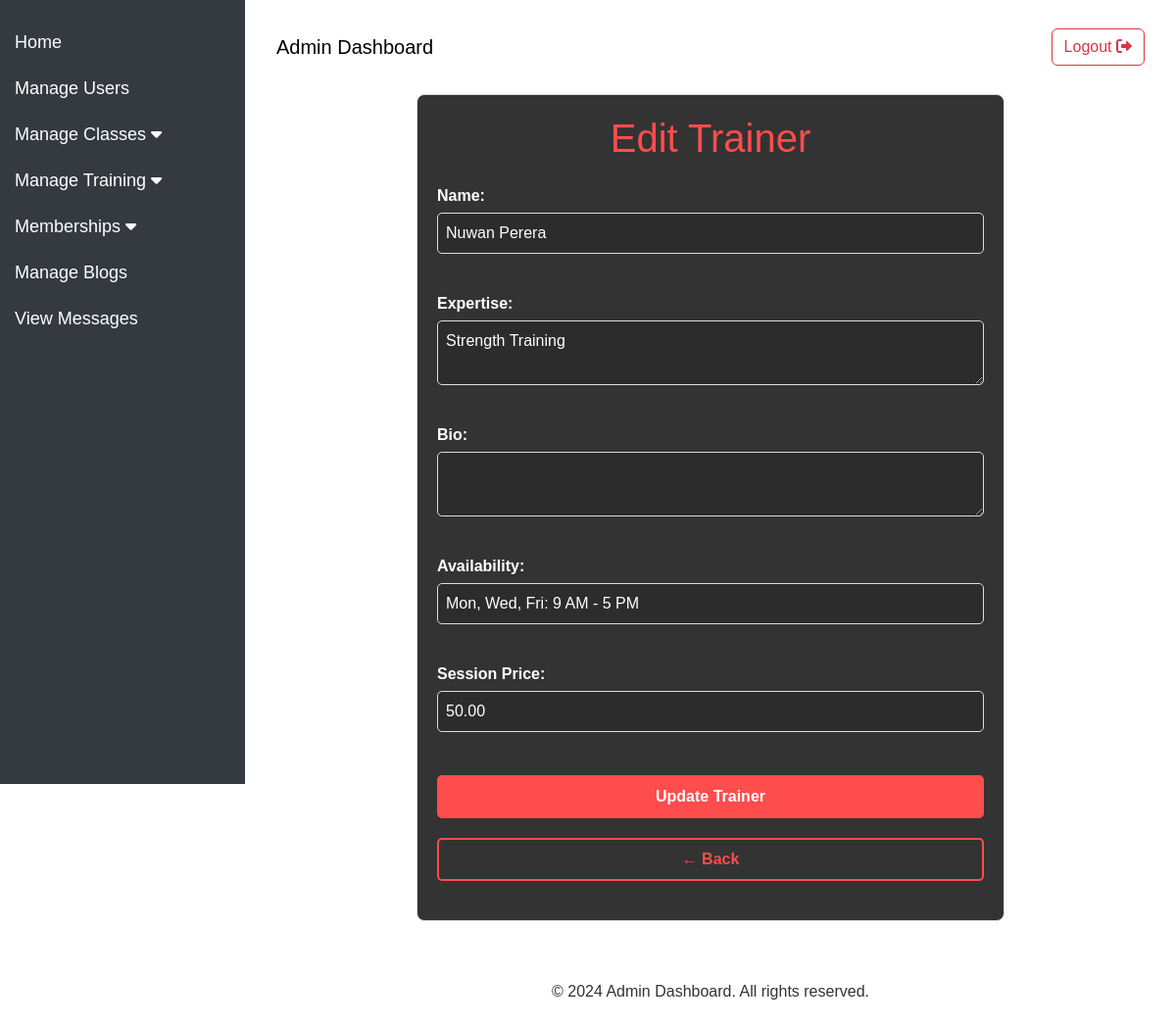
Page /fitzone/admin/edit_trainer.php?id=1 (signed in) on the committed database.
### tables this page shows
CREATE TABLE `trainers` (
  `id` int(11) NOT NULL,
  `name` varchar(100) NOT NULL,
  `expertise` text NOT NULL,
  `bio` text DEFAULT NULL,
  `availability` varchar(255) DEFAULT NULL,
  `photo_path` varchar(255) DEFAULT NULL,
  `session_price` decimal(10,2) DEFAULT NULL
);

### fitzone/admin/edit_trainer.php (the view, shortened to what this page needs)
<?php
include 'database_connection.php';
$trainer_id = $_GET['id'];
$trainer = $conn->query("SELECT * FROM trainers WHERE id = $trainer_id")->fetch_assoc();
include 'assists/header_admin.php';
?>
<section class="edit-trainer">
    <h1>Edit Trainer</h1>
    <form method="post">
        <label>Name:</label><input type="text" name="name" value="<?= htmlspecialchars($trainer['name']) ?>" required><br>
        <label>Expertise:</label><textarea name="expertise" required><?= htmlspecialchars($trainer['expertise']) ?></textarea><br>
        <label>Bio:</label><textarea name="bio"><?= htmlspecialchars($trainer['bio']) ?></textarea><br>
        <label>Availability:</label><input type="text" name="availability" value="<?= htmlspecialchars($trainer['availability']) ?>" required><br>
        <label>Session Price:</label><input type="number" name="session_price" step="0.01" value="<?= htmlspecialchars($trainer['session_price']) ?>" required><br>
        <button type="submit" class="btn2">Update Trainer</button>
        <a href="javascript:history.back()" class="back-button">← Back</a>
    </form>
</section>
<?php include 'assists/footer_admin.php'; ?>

### fitzone/admin/assists/header_admin.php (style rules this page uses)
body { display: flex; min-height: 100vh; flex-direction: column; }

### fitzone/admin/edit_trainer.php (style rules this page uses)
body { font-family: Arial, sans-serif; background-color: #ffffff; color: #333333; margin: 0; padding: 0; }
.edit-trainer { max-width: 600px; margin: 20px auto; padding: 20px; background-color: #333; color: #fff; border: 1px solid #ddd; border-radius: 8px; }
.edit-trainer h1 { text-align: center; color: #ff4c4c; }
form { display: flex; flex-direction: column; }
form label { margin-top: 15px; font-weight: bold; }
form input[type="text"], form input[type="number"], form textarea { width: 100%; padding: 8px; margin-top: 5px; background-color: #2c2c2c; color: white; border: 1px solid #ddd; border-radius: 5px; box-sizing: border-box; }
form textarea { resize: vertical; }
.btn2 { margin-top: 20px; padding: 10px; background-color: #ff4c4c; color: #ffffff; border: none; border-radius: 5px; cursor: pointer; font-size: 16px; font-weight: bold; }
.back-button { display: inline-block; margin-bottom: 20px; margin-top: 20px; color: #ff4c4c; text-decoration: none; text-align: center; font-weight: bold; font-size: 1rem; padding: 8px 16px; border: 2px solid #ff4c4c; border-radius: 5px; transition: background 0.3s, color 0.3s; }

### rows in the picture
trainers: name "Nuwan Perera", expertise "Strength Training", availability "Mon, Wed, Fri: 9 AM - 5 PM", session_price "50.00"
